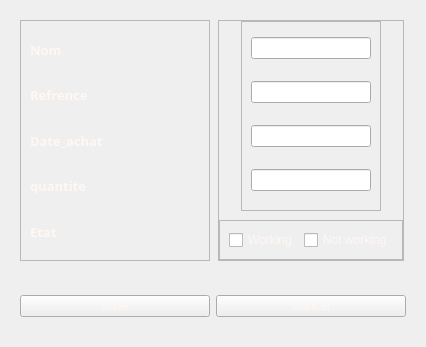
<?xml version="1.0" encoding="UTF-8"?>
<ui version="4.0">
 <class>Form</class>
 <widget class="QWidget" name="Form">
  <property name="geometry">
   <rect>
    <x>0</x>
    <y>0</y>
    <width>426</width>
    <height>340</height>
   </rect>
  </property>
  <property name="windowTitle">
   <string>Form</string>
  </property>
  <property name="styleSheet">
   <string notr="true">#Mod{
background-color : #191919;
}
*{
color : #fff7f2;
}</string>
  </property>
  <layout class="QVBoxLayout" name="verticalLayout">
   <item>
    <widget class="QWidget" name="widget" native="true">
     <layout class="QHBoxLayout" name="horizontalLayout_2">
      <item>
       <widget class="QFrame" name="frame">
        <property name="frameShape">
         <enum>QFrame::StyledPanel</enum>
        </property>
        <property name="frameShadow">
         <enum>QFrame::Raised</enum>
        </property>
        <layout class="QVBoxLayout" name="verticalLayout_2">
         <item>
          <widget class="QLabel" name="label">
           <property name="font">
            <font>
             <family>Rockwell</family>
             <pointsize>10</pointsize>
             <weight>75</weight>
             <bold>true</bold>
            </font>
           </property>
           <property name="text">
            <string>Nom </string>
           </property>
          </widget>
         </item>
         <item>
          <widget class="QLabel" name="label_2">
           <property name="font">
            <font>
             <family>Rockwell</family>
             <pointsize>10</pointsize>
             <weight>75</weight>
             <bold>true</bold>
            </font>
           </property>
           <property name="text">
            <string>Refrence </string>
           </property>
          </widget>
         </item>
         <item>
          <widget class="QLabel" name="label_3">
           <property name="font">
            <font>
             <family>Rockwell</family>
             <pointsize>10</pointsize>
             <weight>75</weight>
             <bold>true</bold>
            </font>
           </property>
           <property name="text">
            <string>Date_achat </string>
           </property>
          </widget>
         </item>
         <item>
          <widget class="QLabel" name="label_4">
           <property name="font">
            <font>
             <family>Rockwell</family>
             <pointsize>10</pointsize>
             <weight>75</weight>
             <bold>true</bold>
            </font>
           </property>
           <property name="text">
            <string>quantite </string>
           </property>
          </widget>
         </item>
         <item>
          <widget class="QLabel" name="label_5">
           <property name="font">
            <font>
             <family>Rockwell</family>
             <pointsize>10</pointsize>
             <weight>75</weight>
             <bold>true</bold>
            </font>
           </property>
           <property name="text">
            <string>Etat</string>
           </property>
          </widget>
         </item>
        </layout>
       </widget>
      </item>
      <item alignment="Qt::AlignHCenter">
       <widget class="QFrame" name="frame_2">
        <property name="frameShape">
         <enum>QFrame::StyledPanel</enum>
        </property>
        <property name="frameShadow">
         <enum>QFrame::Raised</enum>
        </property>
        <layout class="QVBoxLayout" name="verticalLayout_3">
         <property name="spacing">
          <number>9</number>
         </property>
         <property name="leftMargin">
          <number>0</number>
         </property>
         <property name="topMargin">
          <number>0</number>
         </property>
         <property name="rightMargin">
          <number>0</number>
         </property>
         <property name="bottomMargin">
          <number>0</number>
         </property>
         <item alignment="Qt::AlignHCenter">
          <widget class="QFrame" name="frame_4">
           <property name="minimumSize">
            <size>
             <width>0</width>
             <height>190</height>
            </size>
           </property>
           <property name="maximumSize">
            <size>
             <width>16777215</width>
             <height>190</height>
            </size>
           </property>
           <property name="frameShape">
            <enum>QFrame::StyledPanel</enum>
           </property>
           <property name="frameShadow">
            <enum>QFrame::Raised</enum>
           </property>
           <layout class="QVBoxLayout" name="verticalLayout_4">
            <property name="spacing">
             <number>16</number>
            </property>
            <item>
             <widget class="QLineEdit" name="lineEdit_4">
              <property name="minimumSize">
               <size>
                <width>120</width>
                <height>0</height>
               </size>
              </property>
              <property name="maximumSize">
               <size>
                <width>120</width>
                <height>16777215</height>
               </size>
              </property>
             </widget>
            </item>
            <item>
             <widget class="QLineEdit" name="lineEdit_3">
              <property name="minimumSize">
               <size>
                <width>120</width>
                <height>0</height>
               </size>
              </property>
              <property name="maximumSize">
               <size>
                <width>120</width>
                <height>16777215</height>
               </size>
              </property>
             </widget>
            </item>
            <item>
             <widget class="QLineEdit" name="lineEdit_2">
              <property name="minimumSize">
               <size>
                <width>120</width>
                <height>0</height>
               </size>
              </property>
              <property name="maximumSize">
               <size>
                <width>120</width>
                <height>16777215</height>
               </size>
              </property>
             </widget>
            </item>
            <item>
             <widget class="QLineEdit" name="lineEdit">
              <property name="minimumSize">
               <size>
                <width>120</width>
                <height>0</height>
               </size>
              </property>
              <property name="maximumSize">
               <size>
                <width>120</width>
                <height>16777215</height>
               </size>
              </property>
             </widget>
            </item>
           </layout>
          </widget>
         </item>
         <item>
          <widget class="QFrame" name="frame_3">
           <property name="frameShape">
            <enum>QFrame::StyledPanel</enum>
           </property>
           <property name="frameShadow">
            <enum>QFrame::Raised</enum>
           </property>
           <layout class="QHBoxLayout" name="horizontalLayout_3">
            <item>
             <widget class="QCheckBox" name="checkBox">
              <property name="text">
               <string>Working</string>
              </property>
             </widget>
            </item>
            <item>
             <widget class="QCheckBox" name="checkBox_2">
              <property name="text">
               <string>Not working</string>
              </property>
             </widget>
            </item>
           </layout>
          </widget>
         </item>
        </layout>
       </widget>
      </item>
     </layout>
    </widget>
   </item>
   <item>
    <widget class="QWidget" name="widget_2" native="true">
     <property name="minimumSize">
      <size>
       <width>0</width>
       <height>60</height>
      </size>
     </property>
     <property name="maximumSize">
      <size>
       <width>16777215</width>
       <height>60</height>
      </size>
     </property>
     <layout class="QHBoxLayout" name="horizontalLayout">
      <item>
       <widget class="QPushButton" name="pushButton">
        <property name="text">
         <string>Save</string>
        </property>
       </widget>
      </item>
      <item>
       <widget class="QPushButton" name="pushButton_2">
        <property name="text">
         <string>Cancel</string>
        </property>
       </widget>
      </item>
     </layout>
    </widget>
   </item>
  </layout>
 </widget>
 <resources/>
 <connections/>
</ui>
